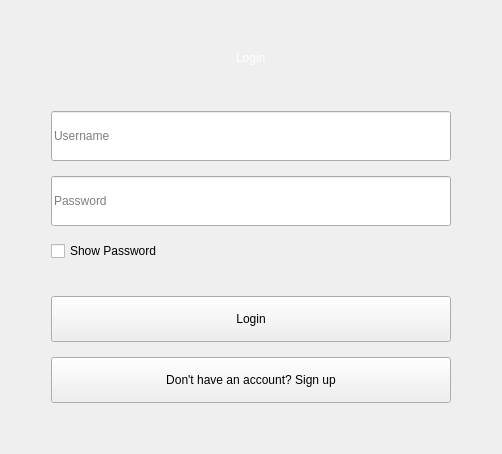
      <widget class="QWidget" name="login">
       <layout class="QHBoxLayout" name="horizontalLayout_login">
        <item>
         <layout class="QGridLayout" name="gridLayout_login">
          <item row="0" column="1">
           <spacer name="verticalSpacer_login_top">
            <property name="orientation">
             <enum>Qt::Orientation::Vertical</enum>
            </property>
            <property name="sizeHint" stdset="0">
             <size>
              <width>20</width>
              <height>40</height>
             </size>
            </property>
           </spacer>
          </item>
          <item row="1" column="1" alignment="Qt::AlignmentFlag::AlignHCenter">
           <widget class="QLabel" name="label_login">
            <property name="styleSheet">
             <string notr="true">color: rgb(255, 255, 255);
font: 900 36pt &quot;Segoe UI Black&quot;;</string>
            </property>
            <property name="text">
             <string>Login</string>
            </property>
           </widget>
          </item>
          <item row="2" column="1">
           <spacer name="verticalSpacer_login_1">
            <property name="orientation">
             <enum>Qt::Orientation::Vertical</enum>
            </property>
            <property name="sizeType">
             <enum>QSizePolicy::Policy::Maximum</enum>
            </property>
            <property name="sizeHint" stdset="0">
             <size>
              <width>20</width>
              <height>40</height>
             </size>
            </property>
           </spacer>
          </item>
          <item row="3" column="1">
           <layout class="QVBoxLayout" name="verticalLayout_login">
            <property name="spacing">
             <number>15</number>
            </property>
            <item>
             <widget class="QLineEdit" name="lineEdit_username">
              <property name="minimumSize">
               <size>
                <width>400</width>
                <height>50</height>
               </size>
              </property>
              <property name="placeholderText">
               <string>Username</string>
              </property>
             </widget>
            </item>
            <item>
             <widget class="QLineEdit" name="lineEdit_password">
              <property name="minimumSize">
               <size>
                <width>400</width>
                <height>50</height>
               </size>
              </property>
              <property name="echoMode">
               <enum>QLineEdit::EchoMode::Password</enum>
              </property>
              <property name="placeholderText">
               <string>Password</string>
              </property>
             </widget>
            </item>
            <item>
             <widget class="QCheckBox" name="checkBox_show_password">
              <property name="text">
               <string>Show Password</string>
              </property>
             </widget>
            </item>
            <item>
             <spacer name="verticalSpacer_login_2">
              <property name="orientation">
               <enum>Qt::Orientation::Vertical</enum>
              </property>
              <property name="sizeType">
               <enum>QSizePolicy::Policy::Maximum</enum>
              </property>
              <property name="sizeHint" stdset="0">
               <size>
                <width>20</width>
                <height>20</height>
               </size>
              </property>
             </spacer>
            </item>
            <item>
             <widget class="QPushButton" name="pushButton_login">
              <property name="minimumSize">
               <size>
                <width>148</width>
                <height>46</height>
               </size>
              </property>
              <property name="text">
               <string>Login</string>
              </property>
             </widget>
            </item>
            <item>
             <widget class="QPushButton" name="pushButton_goto_signup">
              <property name="minimumSize">
               <size>
                <width>128</width>
                <height>46</height>
               </size>
              </property>
              <property name="text">
               <string>Don't have an account? Sign up</string>
              </property>
             </widget>
            </item>
           </layout>
          </item>
          <item row="3" column="0">
           <spacer name="horizontalSpacer_login_left">
            <property name="orientation">
             <enum>Qt::Orientation::Horizontal</enum>
            </property>
            <property name="sizeHint" stdset="0">
             <size>
              <width>40</width>
              <height>20</height>
             </size>
            </property>
           </spacer>
          </item>
          <item row="3" column="2">
           <spacer name="horizontalSpacer_login_right">
            <property name="orientation">
             <enum>Qt::Orientation::Horizontal</enum>
            </property>
            <property name="sizeHint" stdset="0">
             <size>
              <width>40</width>
              <height>20</height>
             </size>
            </property>
           </spacer>
          </item>
          <item row="4" column="1">
           <spacer name="verticalSpacer_login_bottom">
            <property name="orientation">
             <enum>Qt::Orientation::Vertical</enum>
            </property>
            <property name="sizeHint" stdset="0">
             <size>
              <width>20</width>
              <height>40</height>
             </size>
            </property>
           </spacer>
          </item>
         </layout>
        </item>
       </layout>
      </widget>
